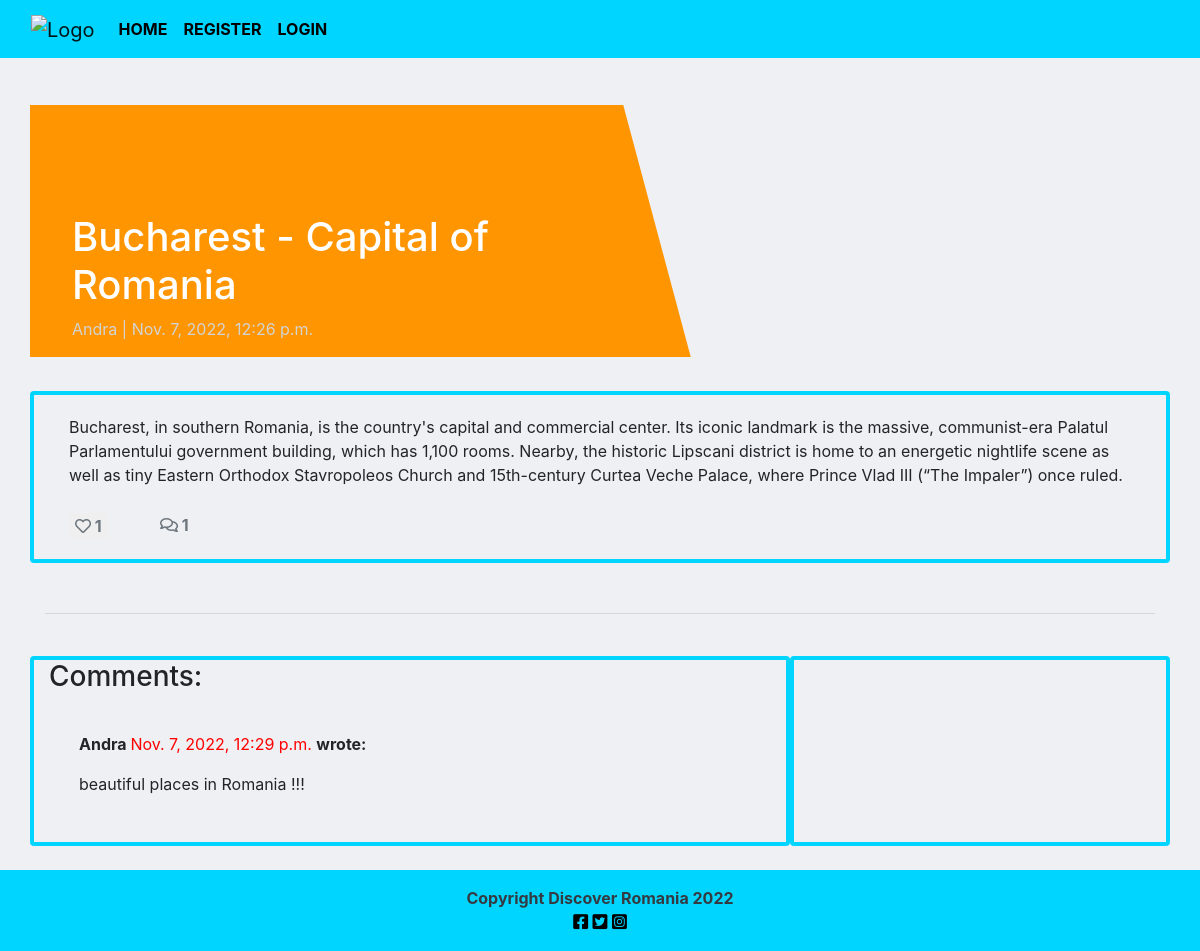
The page /detail/bucharest-capital-of-romania/ on the database its author committed.
### blog/models.py (models this page shows, shortened)
class Post(models.Model):
    title = models.CharField(max_length=200, unique=True)
    slug = models.SlugField(max_length=200, unique=True)
    author = models.ForeignKey(
        User, on_delete=models.CASCADE, related_name="blog_posts"
    )
    featured_image = CloudinaryField('image', default='placeholder')
    excerpt = models.TextField(blank=True)
    updated_on = models.DateTimeField(auto_now=True)
    content = models.TextField()
    created_on = models.DateTimeField(auto_now_add=True)
    status = models.IntegerField(choices=STATUS, default=0)
    likes = models.ManyToManyField(
        User, related_name='blogpost_like', blank=True)
    class Meta:
        ordering = ["-created_on"]
    def number_of_likes(self):
        return self.likes.count()

class Comment(models.Model):
    post = models.ForeignKey(Post, on_delete=models.CASCADE,
                             related_name="comments")
    name = models.CharField(max_length=80)
    email = models.EmailField()
    body = models.TextField()
    created_on = models.DateTimeField(auto_now_add=True)
    approved = models.BooleanField(default=False)
    class Meta:
        ordering = ["created_on"]

### blog/views.py (the view, shortened to what this page needs)
# urls.py: path('detail/<slug:slug>/', views.PostDetail.as_view(), name='post_detail'),
class PostDetail(View):
    def get(self, request, slug, *args, **kwargs):
        queryset = Post.objects.filter(status=1)
        post = get_object_or_404(queryset, slug=slug)
        comments = post.comments.filter(approved=True).order_by("-created_on")
        liked = False
        if post.likes.filter(id=self.request.user.id).exists():
            liked = True
        return render(
            request,
            "post_detail.html",
            {
                "post": post,
                "comments": comments,
                "commented": False,
                "liked": liked,
                "comment_form": CommentForm()
            },
        )

### templates/post_detail.html (shortened to what this page needs)
{% extends 'base.html' %} {% block content %}
{% load crispy_forms_tags %}
<div class="masthead">
    <div class="container">
        <div class="row g-0">
            <div class="col-md-6 masthead-text">
                <h1 class="post-title">{{ post.title }}</h1>
                <p class="post-subtitle">{{ post.author }} | {{ post.created_on }}</p>
            </div>
            <div class="d-none d-md-block col-md-6 masthead-image">
            </div>
        </div>
    </div>
</div>
<div class="container">
    <div class="row">
        <div class="col card mb-4  mt-3 left  top">
            <div class="card-body">
                <p class="card-text ">
                    {{ post.content | safe }}
                </p>
                <div class="row">
                    <div class="col-1">
                        <form action="{% url 'post_like' post.slug %}" method='POST'> {% csrf_token %}
                        <button style = "border:none;" type = "submit"><strong class="text-secondary"><i class="far fa-heart"></i> {{ post.number_of_likes }} </strong></button>
                        </form>
                    </div>
                    <div class="col-1">
                        {% with comments.count as total_comments %}
                        <strong class="text-secondary"><i class="far fa-comments"></i>
                            {{ total_comments }}</strong>
                        {% endwith %}
                    </div>
                </div>
            </div>
        </div>
    </div>
    <div class="row">
        <div class="col">
            <hr>
        </div>
    </div>
    <div class="row">
        <div class="col-md-8 card mb-4  mt-3 ">
            <h3>Comments:</h3>
            <div class="card-body">
                {% for comment in comments %}
                <div class="comments" style="padding: 10px;">
                    <p class="font-weight-bold">
                        {{ comment.name }}
                        <span class=" text-muted font-weight-normal">
                            {{ comment.created_on }}
                        </span> wrote:
                    </p>
                    {{ comment.body | linebreaks }}
                </div>
                {% endfor %}
            </div>
        </div>
        <div class="col-md-4 card mb-4  mt-3 ">
            <div class="card-body">
            </div>
        </div>
    </div>
</div>
{% endblock content %}

### static/css/style.css (style rules this page uses)
body { background-color: #EEF0F4; }
.main-bg { background-color: #EEF0F4; }
.card { border: 4px solid #00D5FF; background-color:#EEF0F4; }
.row { padding-top: 10px; }
.masthead { margin-top: 10px; overflow: hidden; position: relative; display: inline-block; height: 33vh; width: 100%; }
.masthead-text { background-color: #ff9500; color: white; position: relative; }
.masthead-image { position: relative; overflow: hidden; }
.masthead-image:after { content: ""; position: absolute; top: 0; right: 90%; height: 100%; width: 150%; background: #ff9500; -webkit-transform: skew(15deg); -moz-transform: skew(15deg); transform: skew(15deg); z-index: 100; }
.post-title { margin-top: 20%; margin-left: 5%; }
.post-subtitle { margin-left: 5%; color: lightgray; }
.text-muted { color:#ff0000 !important; }

### rows shown on the page
Post: title "Bucharest - Capital of Romania", author "Andra", created_on "Nov. 7, 2022, 12:26 p.m.", content "Bucharest, in southern Romania, is the country's capital and commercial center. Its iconic landmark is the massive, communist-era Palatul Parlamentului government building, which has 1,100 rooms. Nearby, the historic Lipscani district is home to an energetic nightlife scene as well as tiny Eastern Orthodox Stavropoleos Church and 15th-century Curtea Veche Palace, where Prince Vlad III (“The Impaler”) once ruled.", number_of_likes "1"
Comment: name "Andra", created_on "Nov. 7, 2022, 12:29 p.m.", body "beautiful places in Romania !!!"

### other values the page prints
{{ total_comments }} "1"
